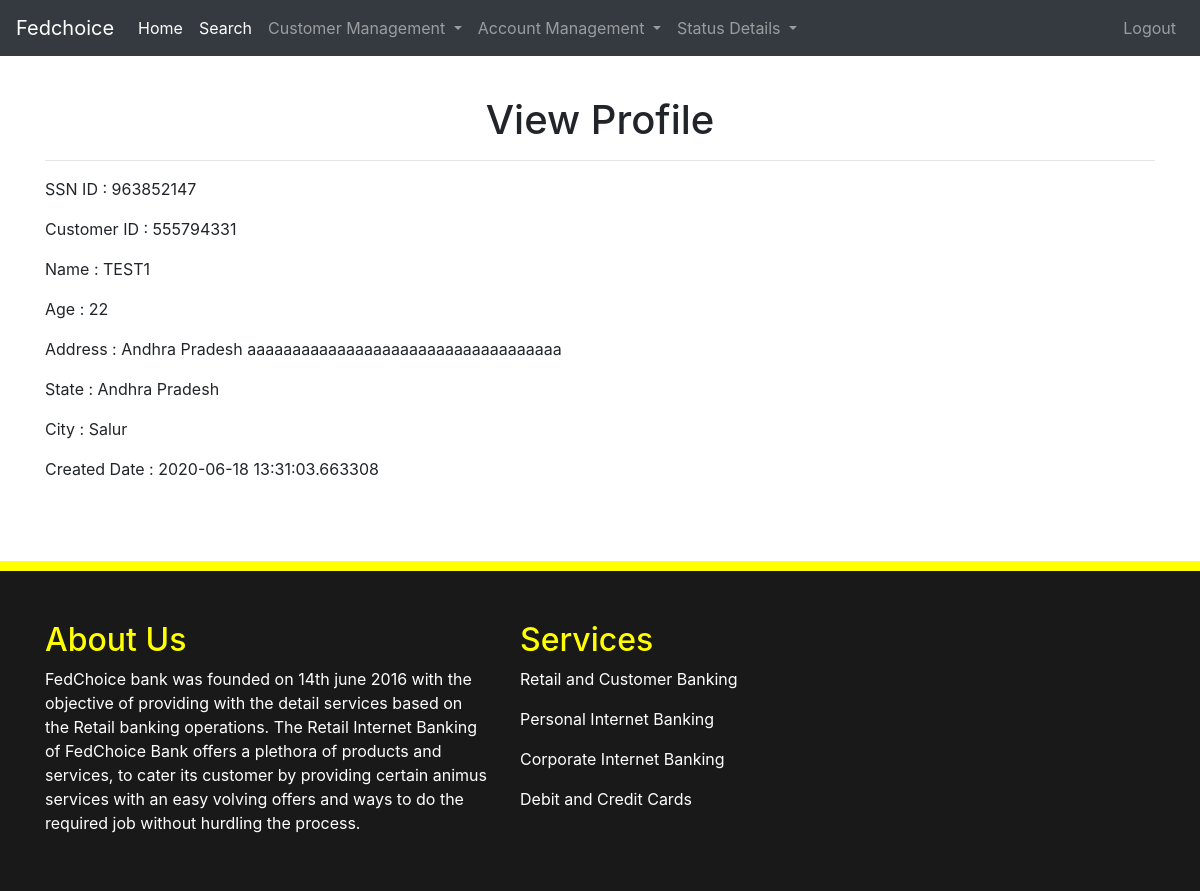
The page /view_profile/963852147 (signed in) on the database its author committed.
### app.py (models this page shows)
class Customer(db.Model):
    __tablename__ = 'customer'
    ssn_id = Column(Integer, primary_key=True, unique=True)
    customer_id = Column(Integer, unique=True)
    name = Column(String)
    age = Column(Integer)
    address = Column(String)
    state = Column(String)
    city = Column(String)
    created_date = Column(DateTime, default=datetime.datetime.now)

### app.py (the view)
@app.route('/view_profile/<string:ssn_id>', methods=['GET'])
@requires_access_level(ACCESS['executive'])
def view_profile(ssn_id):
    test = Customer.query.filter_by(ssn_id=ssn_id).first()
    result = customer_schema.dump(test)
    if test:
        return render_template('view_profile.html', search=test)
    else:
        flash('Customer Profile does not exist', 'danger')
    return render_template('view_profile.html')

### app.py (called while the page is built)
def requires_access_level(access_level):
    def decorator(f):
        @wraps(f)
        def decorated_function(*args, **kwargs):
            if not session.get('username'):
                return redirect(url_for('login'))
            username = session['username']
            test = Userstore.query.filter_by(username=username).first()
            user = User(test.username, test.access)
            if not user.is_executive(access_level):
                flash("You do not have access to that page. Sorry!", 'danger')
                return redirect(url_for('home'))
            elif not user.is_cahier(access_level):
                flash("You do not have access to that page. Sorry!", 'danger')
                return redirect(url_for('home'))
            return f(*args, **kwargs)
        return decorated_function
    return decorator

@app.context_processor
def utility_processor():
    def excel(file):
        df_json = pd.DataFrame(file,columns = ['trxcn_id', 'account_id','description', 'amount', 'trxcn_date'])
        df_json.columns=['Transaction Id','Account Id','Description','Amount','Transaction Date']
        df_json.to_csv('statement.csv')
    return dict(excel=excel)

    def is_executive(self, access_level):
        return self.access == access_level

    def is_cahier(self, access_level):
        return self.access == access_level

### templates/view_profile.html (shortened to what this page needs)
{% extends 'layout.html' %}
{% block body %}
<br>
<br>
<br>
<br>
<h1 style="text-align:center">View Profile</h1>
<hr>
{% if search %}
<p>SSN ID : {{search.ssn_id}}</p>
<p>Customer ID : {{search.customer_id}}</p>
<p>Name : {{search.name}}</p>
<p>Age : {{search.age}}</p>
<p>Address : {{search.address}}</p>
<p>State : {{search.state}}</p>
<p>City : {{search.city}}</p>
<p>Created Date : {{search.created_date}}</p>
{% endif %}
{% endblock %}

### rows shown on the page
Customer: ssn_id "963852147", customer_id "555794331", name "TEST1", age "22", address "Andhra Pradesh aaaaaaaaaaaaaaaaaaaaaaaaaaaaaaaaaaa", state "Andhra Pradesh", city "Salur", created_date "2020-06-18 13:31:03.663308"
